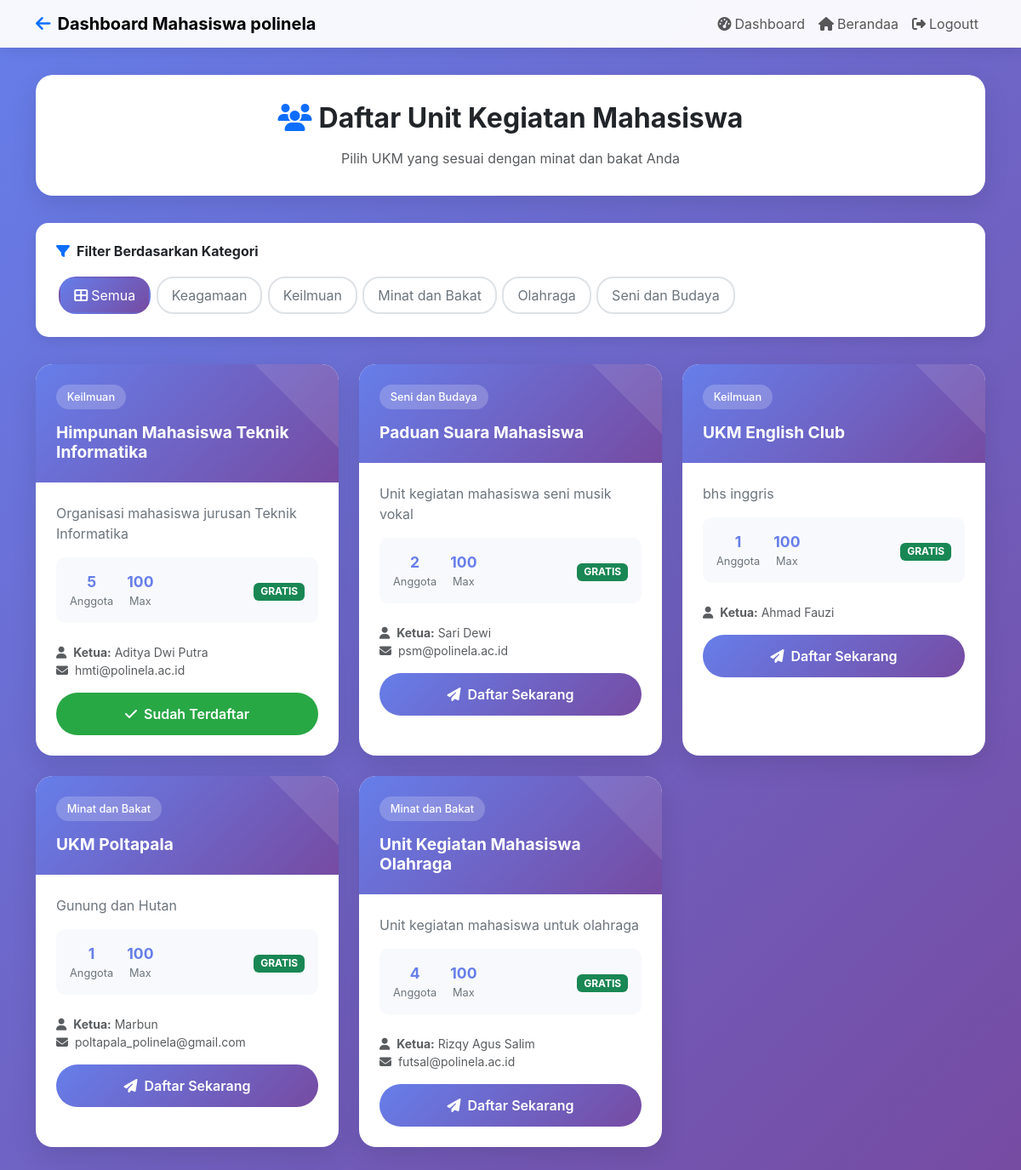
Page /mahasiswa/daftar_ukm.php (signed in) on the committed database.
### tables this page shows
CREATE TABLE `kategori_ukm` (
  `id` int(11) NOT NULL,
  `nama_kategori` varchar(100) NOT NULL,
  `deskripsi` text DEFAULT NULL,
  `created_at` timestamp NOT NULL DEFAULT current_timestamp()
);

CREATE TABLE `ukm` (
  `id` int(11) NOT NULL,
  `nama_ukm` varchar(100) NOT NULL,
  `deskripsi` text DEFAULT NULL,
  `tahun_berdiri` date DEFAULT NULL,
  `kategori_id` int(11) DEFAULT NULL,
  `logo` varchar(255) DEFAULT NULL,
  `ketua_umum` varchar(100) DEFAULT NULL,
  `email` varchar(100) DEFAULT NULL,
  `no_telepon` varchar(20) DEFAULT NULL,
  `alamat_sekretariat` text DEFAULT NULL,
  `visi` text DEFAULT NULL,
  `misi` text DEFAULT NULL,
  `program_kerja` text DEFAULT NULL,
  `syarat_pendaftaran` text DEFAULT NULL,
  `status` enum('aktif','nonaktif') DEFAULT 'aktif',
  `max_anggota` int(11) DEFAULT 100,
  `biaya_pendaftaran` decimal(10,2) DEFAULT 0.00,
  `created_at` timestamp NOT NULL DEFAULT current_timestamp(),
  `updated_at` datetime DEFAULT NULL,
  `kontak` varchar(50) DEFAULT NULL,
  `admin_id` int(11) NOT NULL
);

### mahasiswa/daftar_ukm.php (the view, shortened to what this page needs)
<?php
$database = new Database();
$db = $database->getConnection();
$mahasiswa_id = $_SESSION['user_id'];
try {
    $query = "SELECT u.*, k.nama_kategori,
                     COUNT(p.id) as total_pendaftar,
                     CASE WHEN p_user.id IS NOT NULL THEN 1 ELSE 0 END as sudah_daftar
              FROM ukm u
              LEFT JOIN kategori_ukm k ON u.kategori_id = k.id
              LEFT JOIN pendaftaran p ON u.id = p.ukm_id
              LEFT JOIN pendaftaran p_user ON u.id = p_user.ukm_id AND p_user.mahasiswa_id = ?
              WHERE u.status = 'aktif'
              GROUP BY u.id, u.nama_ukm, k.nama_kategori, p_user.id
              ORDER BY u.nama_ukm";
    $stmt = $db->prepare($query);
    $stmt->execute([$mahasiswa_id]);
    $ukm_list = $stmt->fetchAll(PDO::FETCH_ASSOC);
    $query = "SELECT * FROM kategori_ukm ORDER BY nama_kategori";
    $stmt = $db->prepare($query);
    $stmt->execute();
    $kategori_list = $stmt->fetchAll(PDO::FETCH_ASSOC);
} catch (PDOException $e) {
    $ukm_list = [];
    $kategori_list = [];
    error_log("Error getting UKM list: " . $e->getMessage());
}
$filter_kategori = isset($_GET['kategori']) ? (int)$_GET['kategori'] : null;
?>
<!DOCTYPE html>
<html lang="id">
<head>
    <link href="https://cdn.jsdelivr.net/npm/bootstrap@5.3.0/dist/css/bootstrap.min.css" rel="stylesheet">
    <link href="https://cdnjs.cloudflare.com/ajax/libs/font-awesome/6.4.0/css/all.min.css" rel="stylesheet">
</head>
<body>
    <nav class="navbar navbar-expand-lg navbar-custom sticky-top">
        <div class="container">
            <a class="navbar-brand fw-bold" href="dashboard.php">
                <i class="fas fa-arrow-left me-2 text-primary"></i>Dashboard Mahasiswa polinela
            </a>
            <div class="navbar-nav ms-auto">
                <a class="nav-link" href="dashboard.php">
                    <i class="fas fa-tachometer-alt me-1"></i>Dashboard
                </a>
                <a class="nav-link" href="../index.php">
                    <i class="fas fa-home me-1"></i>Berandaa
                </a>
                <a class="nav-link" href="../auth/logout.php">
                    <i class="fas fa-sign-out-alt me-1"></i>Logoutt
                </a>
            </div>
        </div>
    </nav>
    <div class="main-container">
        <div class="container">
            <div class="page-header">
                <h2 class="fw-bold mb-3">
                    <i class="fas fa-users text-primary me-2"></i>Daftar Unit Kegiatan Mahasiswa
                </h2>
                <p class="text-muted mb-0">Pilih UKM yang sesuai dengan minat dan bakat Anda</p>
            </div>
            <div class="filter-section">
                <h6 class="fw-bold mb-3">
                    <i class="fas fa-filter text-primary me-2"></i>Filter Berdasarkan Kategori
                </h6>
                <div class="d-flex flex-wrap">
                    <a href="daftar_ukm.php" class="filter-btn <?= !$filter_kategori ? 'active' : '' ?>">
                        <i class="fas fa-th-large me-1"></i>Semua
                    </a>
                    <?php foreach ($kategori_list as $kategori): ?>
                        <a href="daftar_ukm.php?kategori=<?= $kategori['id'] ?>"
                           class="filter-btn <?= $filter_kategori == $kategori['id'] ? 'active' : '' ?>">
                            <?= htmlspecialchars($kategori['nama_kategori']) ?>
                        </a>
                    <?php endforeach; ?>
                </div>
            </div>
            <?php if (empty($ukm_list)): ?>
                <div class="empty-state">
                    <i class="fas fa-search fa-4x text-muted mb-4"></i>
                    <h4>Tidak ada UKM yang ditemukan</h4>
                    <p class="text-muted">Coba ubah filter atau kembali ke halaman utama</p>
                    <a href="daftar_ukm.php" class="btn btn-primary mt-3">
                        <i class="fas fa-refresh me-1"></i>Reset Filter
                    </a>
                </div>
            <?php else: ?>
                <div class="ukm-grid">
                    <?php foreach ($ukm_list as $ukm): ?>
                        <div class="ukm-card">
                            <div class="ukm-header">
                                <div class="category-badge">
                                    <?= htmlspecialchars($ukm['nama_kategori'] ?? 'Umum') ?>
                                </div>
                                <h5 class="ukm-title"><?= htmlspecialchars($ukm['nama_ukm']) ?></h5>
                            </div>
                            <div class="ukm-body">
                                <p class="ukm-description">
                                    <?= htmlspecialchars($ukm['deskripsi'] ?? 'Tidak ada deskripsi tersedia.') ?>
                                </p>
                                <div class="ukm-meta">
                                    <div class="ukm-stats">
                                        <div class="stat-item">
                                            <div class="stat-number"><?= $ukm['total_pendaftar'] ?></div>
                                            <div class="stat-label">Anggota</div>
                                        </div>
                                        <div class="stat-item">
                                            <div class="stat-number"><?= $ukm['max_anggota'] ?? '∞' ?></div>
                                            <div class="stat-label">Max</div>
                                        </div>
                                    </div>
                                    <?php if ($ukm['biaya_pendaftaran'] > 0): ?>
                                        <div class="text-end">
                                            <div class="stat-number"><?= formatRupiah($ukm['biaya_pendaftaran']) ?></div>
                                            <div class="stat-label">Biaya</div>
                                        </div>
                                    <?php else: ?>
                                        <div class="text-end">
                                            <span class="badge bg-success">GRATIS</span>
                                        </div>
                                    <?php endif; ?>
                                </div>
                                <div class="additional-info mb-3">
                                    <?php if ($ukm['ketua_umum']): ?>
                                        <small class="text-muted d-block">
                                            <i class="fas fa-user me-1"></i>
                                            <strong>Ketua:</strong> <?= htmlspecialchars($ukm['ketua_umum']) ?>
                                        </small>
                                    <?php endif; ?>
                                    <?php if ($ukm['email']): ?>
                                        <small class="text-muted d-block">
                                            <i class="fas fa-envelope me-1"></i>
                                            <?= htmlspecialchars($ukm['email']) ?>
                                        </small>
                                    <?php endif; ?>
                                </div>
                                <?php if ($ukm['sudah_daftar']): ?>
                                    <button class="btn-sudah-daftar" disabled>
                                        <i class="fas fa-check me-2"></i>Sudah Terdaftar
                                    </button>
                                <?php else: ?>
                                    <button type="button" class="btn-daftar"
                                            onclick="openDaftarModal(<?= $ukm['id'] ?>, '<?= htmlspecialchars($ukm['nama_ukm'], ENT_QUOTES) ?>')">
                                        <i class="fas fa-paper-plane me-2"></i>Daftar Sekarang
                                    </button>
                                <?php endif; ?>
                            </div>
                        </div>
                    <?php endforeach; ?>
                </div>
            <?php endif; ?>
        </div>
    </div>
</body>
</html>

### mahasiswa/daftar_ukm.php (style rules this page uses)
body { background: linear-gradient(135deg, #667eea 0%, #764ba2 100%); font-family: 'Inter', sans-serif; min-height: 100vh; }
.navbar-custom { background: rgba(255,255,255,0.95); backdrop-filter: blur(10px); box-shadow: 0 2px 20px rgba(0,0,0,0.1); }
.main-container { padding: 2rem 0; }
.page-header { background: white; border-radius: 20px; box-shadow: 0 10px 30px rgba(0,0,0,0.1); padding: 2rem; margin-bottom: 2rem; text-align: center; }
.filter-section { background: white; border-radius: 15px; box-shadow: 0 5px 15px rgba(0,0,0,0.08); padding: 1.5rem; margin-bottom: 2rem; }
.ukm-grid { display: grid; grid-template-columns: repeat(auto-fill, minmax(350px, 1fr)); gap: 1.5rem; }
.ukm-card { background: white; border-radius: 20px; box-shadow: 0 10px 30px rgba(0,0,0,0.1); overflow: hidden; transition: all 0.3s ease; border: none; height: 100%; }
.ukm-header { background: linear-gradient(135deg, #667eea 0%, #764ba2 100%); color: white; padding: 1.5rem; position: relative; overflow: hidden; }
.ukm-header::before { content: ''; position: absolute; top: -50%; right: -50%; width: 100%; height: 100%; background: rgba(255,255,255,0.1); transform: rotate(45deg); }
.ukm-body { padding: 1.5rem; }
.category-badge { background: rgba(255,255,255,0.2); color: white; padding: 0.3rem 0.8rem; border-radius: 20px; font-size: 0.8rem; font-weight: 500; margin-bottom: 1rem; display: inline-block; }
.ukm-title { font-size: 1.2rem; font-weight: bold; color: white; margin: 0; }
.ukm-description { color: #6c757d; line-height: 1.5; margin-bottom: 1rem; }
.ukm-meta { display: flex; justify-content: space-between; align-items: center; margin-bottom: 1.5rem; padding: 1rem; background: #f8f9fc; border-radius: 10px; }
.ukm-stats { display: flex; gap: 1rem; }
.stat-item { text-align: center; }
.stat-number { font-size: 1.1rem; font-weight: bold; color: #667eea; }
.stat-label { font-size: 0.8rem; color: #6c757d; }
.btn-daftar { background: linear-gradient(135deg, #667eea 0%, #764ba2 100%); color: white; border: none; padding: 0.8rem 2rem; border-radius: 25px; font-weight: 600; width: 100%; transition: all 0.3s ease; }
.btn-sudah-daftar { background: #28a745; color: white; border: none; padding: 0.8rem 2rem; border-radius: 25px; font-weight: 600; width: 100%; cursor: not-allowed; }
.filter-btn { margin: 0.2rem; padding: 0.5rem 1rem; border-radius: 20px; border: 2px solid #dee2e6; background: white; color: #6c757d; text-decoration: none; transition: all 0.3s ease; }
.filter-btn:hover, .filter-btn.active { background: linear-gradient(135deg, #667eea 0%, #764ba2 100%); color: white; border-color: transparent; text-decoration: none; }

### rows in the picture
kategori_ukm: nama_kategori "Keagamaan"
kategori_ukm: nama_kategori "Keilmuan"
kategori_ukm: nama_kategori "Minat dan Bakat"
kategori_ukm: nama_kategori "Olahraga"
kategori_ukm: nama_kategori "Seni dan Budaya"
ukm: kategori.nama_kategori "Keilmuan", nama_ukm "Himpunan Mahasiswa Teknik Informatika", deskripsi "Organisasi mahasiswa jurusan Teknik Informatika", total_pendaftar "5", max_anggota "100", biaya_pendaftaran "GRATIS", ketua_umum "Aditya Dwi Putra", email "hmti@polinela.ac.id", shows "Sudah Terdaftar"
ukm: kategori.nama_kategori "Seni dan Budaya", nama_ukm "Paduan Suara Mahasiswa", deskripsi "Unit kegiatan mahasiswa seni musik vokal", total_pendaftar "2", max_anggota "100", biaya_pendaftaran "GRATIS", ketua_umum "Sari Dewi", email "psm@polinela.ac.id"
ukm: kategori.nama_kategori "Keilmuan", nama_ukm "UKM English Club", deskripsi "bhs inggris", total_pendaftar "1", max_anggota "100", biaya_pendaftaran "GRATIS", ketua_umum "Ahmad Fauzi"
ukm: kategori.nama_kategori "Minat dan Bakat", nama_ukm "UKM Poltapala", deskripsi "Gunung dan Hutan", total_pendaftar "1", max_anggota "100", biaya_pendaftaran "GRATIS", ketua_umum "Marbun", email "poltapala_polinela@gmail.com"
ukm: kategori.nama_kategori "Minat dan Bakat", nama_ukm "Unit Kegiatan Mahasiswa Olahraga", deskripsi "Unit kegiatan mahasiswa untuk olahraga", total_pendaftar "4", max_anggota "100", biaya_pendaftaran "GRATIS", ketua_umum "Rizqy Agus Salim", email "futsal@polinela.ac.id"
